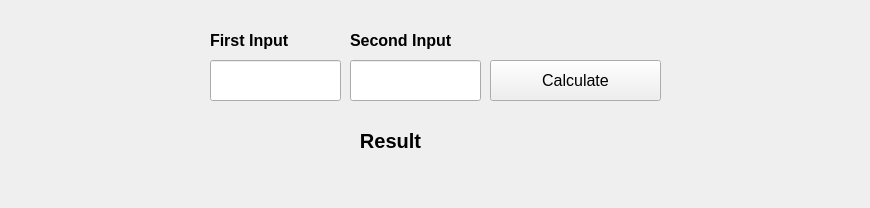
<?xml version="1.0" encoding="UTF-8"?>
<ui version="4.0">
 <class>Form</class>
 <widget class="QWidget" name="Form">
  <property name="geometry">
   <rect>
    <x>0</x>
    <y>0</y>
    <width>870</width>
    <height>208</height>
   </rect>
  </property>
  <property name="windowTitle">
   <string>Form</string>
  </property>
  <widget class="QPushButton" name="calculateButton">
   <property name="geometry">
    <rect>
     <x>490</x>
     <y>60</y>
     <width>171</width>
     <height>41</height>
    </rect>
   </property>
   <property name="font">
    <font>
     <pointsize>12</pointsize>
    </font>
   </property>
   <property name="text">
    <string>Calculate</string>
   </property>
  </widget>
  <widget class="QLabel" name="resultLabel">
   <property name="geometry">
    <rect>
     <x>80</x>
     <y>120</y>
     <width>621</width>
     <height>41</height>
    </rect>
   </property>
   <property name="font">
    <font>
     <pointsize>15</pointsize>
     <weight>75</weight>
     <bold>true</bold>
    </font>
   </property>
   <property name="text">
    <string>Result</string>
   </property>
   <property name="alignment">
    <set>Qt::AlignCenter</set>
   </property>
  </widget>
  <widget class="QLineEdit" name="secondInput">
   <property name="geometry">
    <rect>
     <x>350</x>
     <y>60</y>
     <width>131</width>
     <height>41</height>
    </rect>
   </property>
   <property name="font">
    <font>
     <pointsize>12</pointsize>
    </font>
   </property>
   <property name="alignment">
    <set>Qt::AlignCenter</set>
   </property>
  </widget>
  <widget class="QLineEdit" name="firstInput">
   <property name="geometry">
    <rect>
     <x>210</x>
     <y>60</y>
     <width>131</width>
     <height>41</height>
    </rect>
   </property>
   <property name="font">
    <font>
     <pointsize>12</pointsize>
    </font>
   </property>
   <property name="alignment">
    <set>Qt::AlignCenter</set>
   </property>
  </widget>
  <widget class="QLabel" name="label">
   <property name="geometry">
    <rect>
     <x>210</x>
     <y>30</y>
     <width>131</width>
     <height>21</height>
    </rect>
   </property>
   <property name="font">
    <font>
     <pointsize>12</pointsize>
     <weight>75</weight>
     <bold>true</bold>
    </font>
   </property>
   <property name="text">
    <string>First Input</string>
   </property>
  </widget>
  <widget class="QLabel" name="label_2">
   <property name="geometry">
    <rect>
     <x>350</x>
     <y>30</y>
     <width>141</width>
     <height>21</height>
    </rect>
   </property>
   <property name="font">
    <font>
     <pointsize>12</pointsize>
     <weight>75</weight>
     <bold>true</bold>
    </font>
   </property>
   <property name="text">
    <string>Second Input</string>
   </property>
  </widget>
 </widget>
 <resources/>
 <connections/>
</ui>
